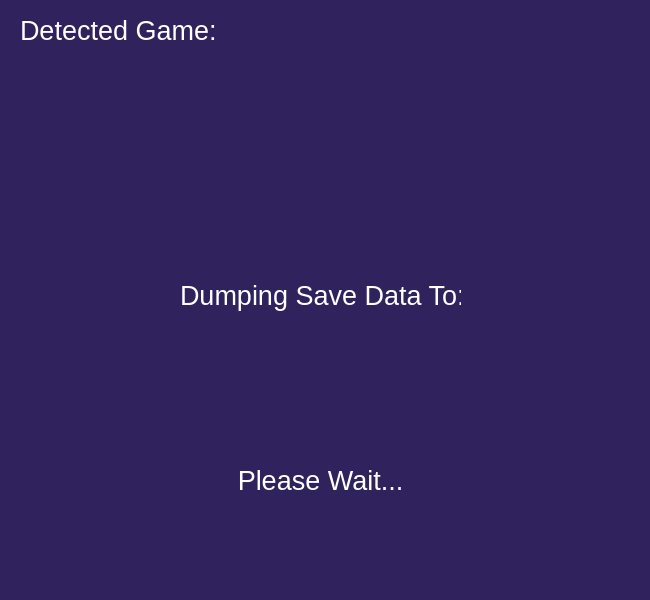
<?xml version="1.0" encoding="UTF-8"?>
<ui version="4.0">
 <class>dumping_save</class>
 <widget class="QFrame" name="dumping_save">
  <property name="geometry">
   <rect>
    <x>0</x>
    <y>0</y>
    <width>650</width>
    <height>600</height>
   </rect>
  </property>
  <property name="palette">
   <palette>
    <active>
     <colorrole role="WindowText">
      <brush brushstyle="SolidPattern">
       <color alpha="255">
        <red>255</red>
        <green>255</green>
        <blue>255</blue>
       </color>
      </brush>
     </colorrole>
     <colorrole role="Button">
      <brush brushstyle="SolidPattern">
       <color alpha="255">
        <red>48</red>
        <green>34</green>
        <blue>93</blue>
       </color>
      </brush>
     </colorrole>
     <colorrole role="Light">
      <brush brushstyle="SolidPattern">
       <color alpha="255">
        <red>72</red>
        <green>51</green>
        <blue>139</blue>
       </color>
      </brush>
     </colorrole>
     <colorrole role="Midlight">
      <brush brushstyle="SolidPattern">
       <color alpha="255">
        <red>60</red>
        <green>42</green>
        <blue>116</blue>
       </color>
      </brush>
     </colorrole>
     <colorrole role="Dark">
      <brush brushstyle="SolidPattern">
       <color alpha="255">
        <red>24</red>
        <green>17</green>
        <blue>46</blue>
       </color>
      </brush>
     </colorrole>
     <colorrole role="Mid">
      <brush brushstyle="SolidPattern">
       <color alpha="255">
        <red>32</red>
        <green>23</green>
        <blue>62</blue>
       </color>
      </brush>
     </colorrole>
     <colorrole role="Text">
      <brush brushstyle="SolidPattern">
       <color alpha="255">
        <red>255</red>
        <green>255</green>
        <blue>255</blue>
       </color>
      </brush>
     </colorrole>
     <colorrole role="BrightText">
      <brush brushstyle="SolidPattern">
       <color alpha="255">
        <red>255</red>
        <green>255</green>
        <blue>255</blue>
       </color>
      </brush>
     </colorrole>
     <colorrole role="ButtonText">
      <brush brushstyle="SolidPattern">
       <color alpha="255">
        <red>255</red>
        <green>255</green>
        <blue>255</blue>
       </color>
      </brush>
     </colorrole>
     <colorrole role="Base">
      <brush brushstyle="SolidPattern">
       <color alpha="255">
        <red>0</red>
        <green>0</green>
        <blue>0</blue>
       </color>
      </brush>
     </colorrole>
     <colorrole role="Window">
      <brush brushstyle="SolidPattern">
       <color alpha="255">
        <red>48</red>
        <green>34</green>
        <blue>93</blue>
       </color>
      </brush>
     </colorrole>
     <colorrole role="Shadow">
      <brush brushstyle="SolidPattern">
       <color alpha="255">
        <red>0</red>
        <green>0</green>
        <blue>0</blue>
       </color>
      </brush>
     </colorrole>
     <colorrole role="AlternateBase">
      <brush brushstyle="SolidPattern">
       <color alpha="255">
        <red>24</red>
        <green>17</green>
        <blue>46</blue>
       </color>
      </brush>
     </colorrole>
     <colorrole role="ToolTipBase">
      <brush brushstyle="SolidPattern">
       <color alpha="255">
        <red>255</red>
        <green>255</green>
        <blue>220</blue>
       </color>
      </brush>
     </colorrole>
     <colorrole role="ToolTipText">
      <brush brushstyle="SolidPattern">
       <color alpha="255">
        <red>0</red>
        <green>0</green>
        <blue>0</blue>
       </color>
      </brush>
     </colorrole>
     <colorrole role="PlaceholderText">
      <brush brushstyle="SolidPattern">
       <color alpha="127">
        <red>255</red>
        <green>255</green>
        <blue>255</blue>
       </color>
      </brush>
     </colorrole>
     <colorrole role="Accent">
      <brush brushstyle="SolidPattern">
       <color alpha="255">
        <red>0</red>
        <green>0</green>
        <blue>0</blue>
       </color>
      </brush>
     </colorrole>
    </active>
    <inactive>
     <colorrole role="WindowText">
      <brush brushstyle="SolidPattern">
       <color alpha="255">
        <red>255</red>
        <green>255</green>
        <blue>255</blue>
       </color>
      </brush>
     </colorrole>
     <colorrole role="Button">
      <brush brushstyle="SolidPattern">
       <color alpha="255">
        <red>48</red>
        <green>34</green>
        <blue>93</blue>
       </color>
      </brush>
     </colorrole>
     <colorrole role="Light">
      <brush brushstyle="SolidPattern">
       <color alpha="255">
        <red>72</red>
        <green>51</green>
        <blue>139</blue>
       </color>
      </brush>
     </colorrole>
     <colorrole role="Midlight">
      <brush brushstyle="SolidPattern">
       <color alpha="255">
        <red>60</red>
        <green>42</green>
        <blue>116</blue>
       </color>
      </brush>
     </colorrole>
     <colorrole role="Dark">
      <brush brushstyle="SolidPattern">
       <color alpha="255">
        <red>24</red>
        <green>17</green>
        <blue>46</blue>
       </color>
      </brush>
     </colorrole>
     <colorrole role="Mid">
      <brush brushstyle="SolidPattern">
       <color alpha="255">
        <red>32</red>
        <green>23</green>
        <blue>62</blue>
       </color>
      </brush>
     </colorrole>
     <colorrole role="Text">
      <brush brushstyle="SolidPattern">
       <color alpha="255">
        <red>255</red>
        <green>255</green>
        <blue>255</blue>
       </color>
      </brush>
     </colorrole>
     <colorrole role="BrightText">
      <brush brushstyle="SolidPattern">
       <color alpha="255">
        <red>255</red>
        <green>255</green>
        <blue>255</blue>
       </color>
      </brush>
     </colorrole>
     <colorrole role="ButtonText">
      <brush brushstyle="SolidPattern">
       <color alpha="255">
        <red>255</red>
        <green>255</green>
        <blue>255</blue>
       </color>
      </brush>
     </colorrole>
     <colorrole role="Base">
      <brush brushstyle="SolidPattern">
       <color alpha="255">
        <red>0</red>
        <green>0</green>
        <blue>0</blue>
       </color>
      </brush>
     </colorrole>
     <colorrole role="Window">
      <brush brushstyle="SolidPattern">
       <color alpha="255">
        <red>48</red>
        <green>34</green>
        <blue>93</blue>
       </color>
      </brush>
     </colorrole>
     <colorrole role="Shadow">
      <brush brushstyle="SolidPattern">
       <color alpha="255">
        <red>0</red>
        <green>0</green>
        <blue>0</blue>
       </color>
      </brush>
     </colorrole>
     <colorrole role="AlternateBase">
      <brush brushstyle="SolidPattern">
       <color alpha="255">
        <red>24</red>
        <green>17</green>
        <blue>46</blue>
       </color>
      </brush>
     </colorrole>
     <colorrole role="ToolTipBase">
      <brush brushstyle="SolidPattern">
       <color alpha="255">
        <red>255</red>
        <green>255</green>
        <blue>220</blue>
       </color>
      </brush>
     </colorrole>
     <colorrole role="ToolTipText">
      <brush brushstyle="SolidPattern">
       <color alpha="255">
        <red>0</red>
        <green>0</green>
        <blue>0</blue>
       </color>
      </brush>
     </colorrole>
     <colorrole role="PlaceholderText">
      <brush brushstyle="SolidPattern">
       <color alpha="127">
        <red>255</red>
        <green>255</green>
        <blue>255</blue>
       </color>
      </brush>
     </colorrole>
     <colorrole role="Accent">
      <brush brushstyle="SolidPattern">
       <color alpha="255">
        <red>0</red>
        <green>0</green>
        <blue>0</blue>
       </color>
      </brush>
     </colorrole>
    </inactive>
    <disabled>
     <colorrole role="WindowText">
      <brush brushstyle="SolidPattern">
       <color alpha="255">
        <red>24</red>
        <green>17</green>
        <blue>46</blue>
       </color>
      </brush>
     </colorrole>
     <colorrole role="Button">
      <brush brushstyle="SolidPattern">
       <color alpha="255">
        <red>48</red>
        <green>34</green>
        <blue>93</blue>
       </color>
      </brush>
     </colorrole>
     <colorrole role="Light">
      <brush brushstyle="SolidPattern">
       <color alpha="255">
        <red>72</red>
        <green>51</green>
        <blue>139</blue>
       </color>
      </brush>
     </colorrole>
     <colorrole role="Midlight">
      <brush brushstyle="SolidPattern">
       <color alpha="255">
        <red>60</red>
        <green>42</green>
        <blue>116</blue>
       </color>
      </brush>
     </colorrole>
     <colorrole role="Dark">
      <brush brushstyle="SolidPattern">
       <color alpha="255">
        <red>24</red>
        <green>17</green>
        <blue>46</blue>
       </color>
      </brush>
     </colorrole>
     <colorrole role="Mid">
      <brush brushstyle="SolidPattern">
       <color alpha="255">
        <red>32</red>
        <green>23</green>
        <blue>62</blue>
       </color>
      </brush>
     </colorrole>
     <colorrole role="Text">
      <brush brushstyle="SolidPattern">
       <color alpha="255">
        <red>24</red>
        <green>17</green>
        <blue>46</blue>
       </color>
      </brush>
     </colorrole>
     <colorrole role="BrightText">
      <brush brushstyle="SolidPattern">
       <color alpha="255">
        <red>255</red>
        <green>255</green>
        <blue>255</blue>
       </color>
      </brush>
     </colorrole>
     <colorrole role="ButtonText">
      <brush brushstyle="SolidPattern">
       <color alpha="255">
        <red>24</red>
        <green>17</green>
        <blue>46</blue>
       </color>
      </brush>
     </colorrole>
     <colorrole role="Base">
      <brush brushstyle="SolidPattern">
       <color alpha="255">
        <red>48</red>
        <green>34</green>
        <blue>93</blue>
       </color>
      </brush>
     </colorrole>
     <colorrole role="Window">
      <brush brushstyle="SolidPattern">
       <color alpha="255">
        <red>48</red>
        <green>34</green>
        <blue>93</blue>
       </color>
      </brush>
     </colorrole>
     <colorrole role="Shadow">
      <brush brushstyle="SolidPattern">
       <color alpha="255">
        <red>0</red>
        <green>0</green>
        <blue>0</blue>
       </color>
      </brush>
     </colorrole>
     <colorrole role="AlternateBase">
      <brush brushstyle="SolidPattern">
       <color alpha="255">
        <red>48</red>
        <green>34</green>
        <blue>93</blue>
       </color>
      </brush>
     </colorrole>
     <colorrole role="ToolTipBase">
      <brush brushstyle="SolidPattern">
       <color alpha="255">
        <red>255</red>
        <green>255</green>
        <blue>220</blue>
       </color>
      </brush>
     </colorrole>
     <colorrole role="ToolTipText">
      <brush brushstyle="SolidPattern">
       <color alpha="255">
        <red>0</red>
        <green>0</green>
        <blue>0</blue>
       </color>
      </brush>
     </colorrole>
     <colorrole role="PlaceholderText">
      <brush brushstyle="SolidPattern">
       <color alpha="127">
        <red>24</red>
        <green>17</green>
        <blue>46</blue>
       </color>
      </brush>
     </colorrole>
     <colorrole role="Accent">
      <brush brushstyle="SolidPattern">
       <color alpha="255">
        <red>34</red>
        <green>24</green>
        <blue>65</blue>
       </color>
      </brush>
     </colorrole>
    </disabled>
   </palette>
  </property>
  <property name="windowTitle">
   <string>Frame</string>
  </property>
  <property name="autoFillBackground">
   <bool>true</bool>
  </property>
  <widget class="QLabel" name="det_game_label">
   <property name="geometry">
    <rect>
     <x>20</x>
     <y>10</y>
     <width>201</width>
     <height>41</height>
    </rect>
   </property>
   <property name="font">
    <font>
     <pointsize>20</pointsize>
    </font>
   </property>
   <property name="text">
    <string>Detected Game:</string>
   </property>
  </widget>
  <widget class="QLabel" name="path_label">
   <property name="geometry">
    <rect>
     <x>180</x>
     <y>270</y>
     <width>281</width>
     <height>51</height>
    </rect>
   </property>
   <property name="font">
    <font>
     <pointsize>20</pointsize>
    </font>
   </property>
   <property name="text">
    <string>Dumping Save Data To:</string>
   </property>
  </widget>
  <widget class="QLabel" name="save_path">
   <property name="geometry">
    <rect>
     <x>20</x>
     <y>330</y>
     <width>601</width>
     <height>31</height>
    </rect>
   </property>
   <property name="font">
    <font>
     <pointsize>20</pointsize>
    </font>
   </property>
   <property name="text">
    <string/>
   </property>
   <property name="alignment">
    <set>Qt::AlignmentFlag::AlignCenter</set>
   </property>
  </widget>
  <widget class="QLabel" name="details">
   <property name="geometry">
    <rect>
     <x>150</x>
     <y>460</y>
     <width>341</width>
     <height>41</height>
    </rect>
   </property>
   <property name="font">
    <font>
     <pointsize>20</pointsize>
    </font>
   </property>
   <property name="text">
    <string>Please Wait...</string>
   </property>
   <property name="alignment">
    <set>Qt::AlignmentFlag::AlignCenter</set>
   </property>
  </widget>
  <widget class="QLabel" name="game_details">
   <property name="geometry">
    <rect>
     <x>340</x>
     <y>50</y>
     <width>261</width>
     <height>141</height>
    </rect>
   </property>
   <property name="font">
    <font>
     <pointsize>20</pointsize>
    </font>
   </property>
   <property name="text">
    <string/>
   </property>
  </widget>
  <widget class="QLabel" name="cart_image">
   <property name="geometry">
    <rect>
     <x>50</x>
     <y>70</y>
     <width>240</width>
     <height>180</height>
    </rect>
   </property>
   <property name="text">
    <string/>
   </property>
  </widget>
 </widget>
 <resources/>
 <connections/>
</ui>
